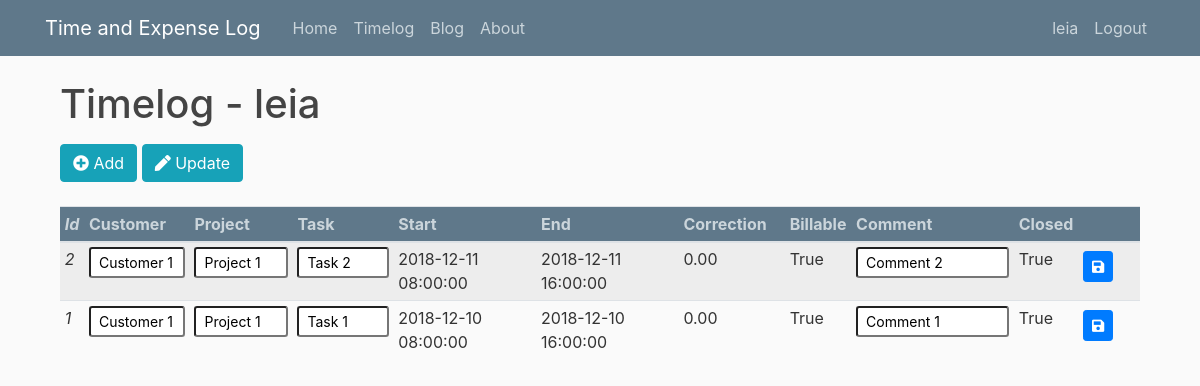
The page /timelog/home (signed in) on the database as committed earlier.
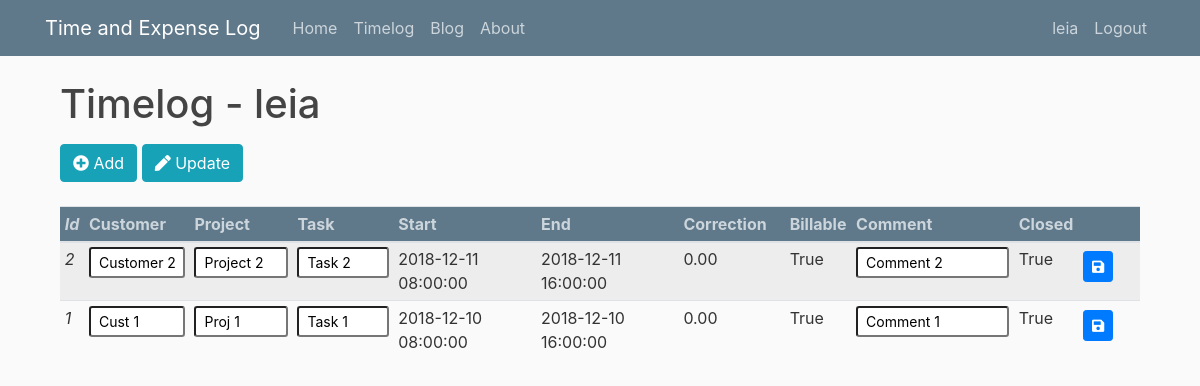
The same page on the database as committed later.
### timexlog/models.py (models this page shows, shortened)
class Timelog(db.Model):
    id = db.Column(db.Integer, primary_key=True)
    user_id = db.Column(db.Integer, db.ForeignKey('user.id'), nullable=False)
    customer = db.Column(db.String(100), nullable=False)
    project = db.Column(db.String(100), nullable=False)
    task = db.Column(db.String(100), nullable=True)
    datetime_start = db.Column(db.DateTime, nullable=False, \
                               default=datetime.utcnow())
    datetime_end = db.Column(db.DateTime, nullable=True)
    time_correction = db.Column(db.Numeric(precision=10, scale=2), \
                                nullable=True)
    billable = db.Column(db.Boolean, nullable=True, default=True)
    comment = db.Column(db.String(100), nullable=True)
    closed = db.Column(db.Boolean, nullable=True, default=False)
    date_created = db.Column(db.DateTime, nullable=False, \
                             default=datetime.utcnow())

### timexlog/timelog/routes.py (the view)
@timelog.route("/timelog/")
@timelog.route("/timelog/home")
@login_required
def home():
    user = current_user
    tmlogs = Timelog.query.order_by(Timelog.datetime_start.desc())
    return render_template('timelog/timelog.html', timelogs=tmlogs, user=user)

### timexlog/models.py (called while the page is built)
@login_mgr.user_loader
def load_user(user_id):
    return User.query.get(int(user_id))

### timexlog/templates/timelog/timelog.html
{% extends "timelog_layout.html" %}
{% block content %}
	<h1 class="mb-3">Timelog - {{ user.username }}</h1>
	<div class="media-body">
		<div>
			<a class="btn btn-info mb-4" href="{{ url_for('timelog.add') }}"><i class="fas fa-plus-circle"></i>&nbsp;Add</a>
			<a class="btn btn-info mb-4" href="{{ url_for('timelog.home') }}"><i class="fas fa-pen"></i>&nbsp;Update</a>
		</div>
			<table width="100%" class="table table-striped table-hover table-sm">
				<thead class="steel">
					<tr>
						<th width="2%"><i>Id</i></th>
						<th width="10%">Customer</th>
						<th width="10%">Project</th>
						<th width="10%">Task</th>
						<th width="14%">Start</th>
						<th width="14%">End</th>
						<th width="10%">Correction</th>
						<th width="4%">Billable</th>
						<th width="16%">Comment</th>
						<th width="4%">Closed</th-->
						<th width="6%">&nbsp;</th>
					</tr>
				</thead>
				<tbody>
					{% for timelog in timelogs %}
						<tr><div id="timelogRow{{ timelog.id }}">
							<td><i>{{ timelog.id }}</i></td>
							<td>
								<input type="text" class="form-control-sm col-12" id="customer{{ timelog.id }}" value="{{ timelog.customer }}">
							</td>
							<td>
								<input type="text" class="form-control-sm col-12" id="project{{ timelog.id }}" value="{{ timelog.project }}">
							</td>
							<td>
								<input type="text" class="form-control-sm col-12" id="task{{ timelog.id }}" value="{{ timelog.task }}">
							</td>
							<td>{{ timelog.datetime_start }}</td>
							<td>{{ timelog.datetime_end }}</td>
							<td>{{ timelog.time_correction }}</td>
							<td>{{ timelog.billable }}</td>
							<td>
								<input type="text" class="form-control-sm col-12" id="comment{{ timelog.id }}" value="{{ timelog.comment }}">
							</td>
							<td>{{ timelog.closed }}</td>
							<td>
								<button class="btn btn-primary btn-sm mt-1 mb-1 updateButton" timelog_id="{{ timelog.id }}"><i class="fas fa-save"></i></button>
							</td></div>
						</tr>
					{% endfor %}
				</tbody>
			</table>
	</div>
{% endblock content %}

Rows that differ between the two databases and show on the page:
changed Timelog "Task 2": customer "Customer 1" → "Customer 2"; project "Project 1" → "Project 2"
changed Timelog "Task 1": customer "Customer 1" → "Cust 1"; project "Project 1" → "Proj 1"
